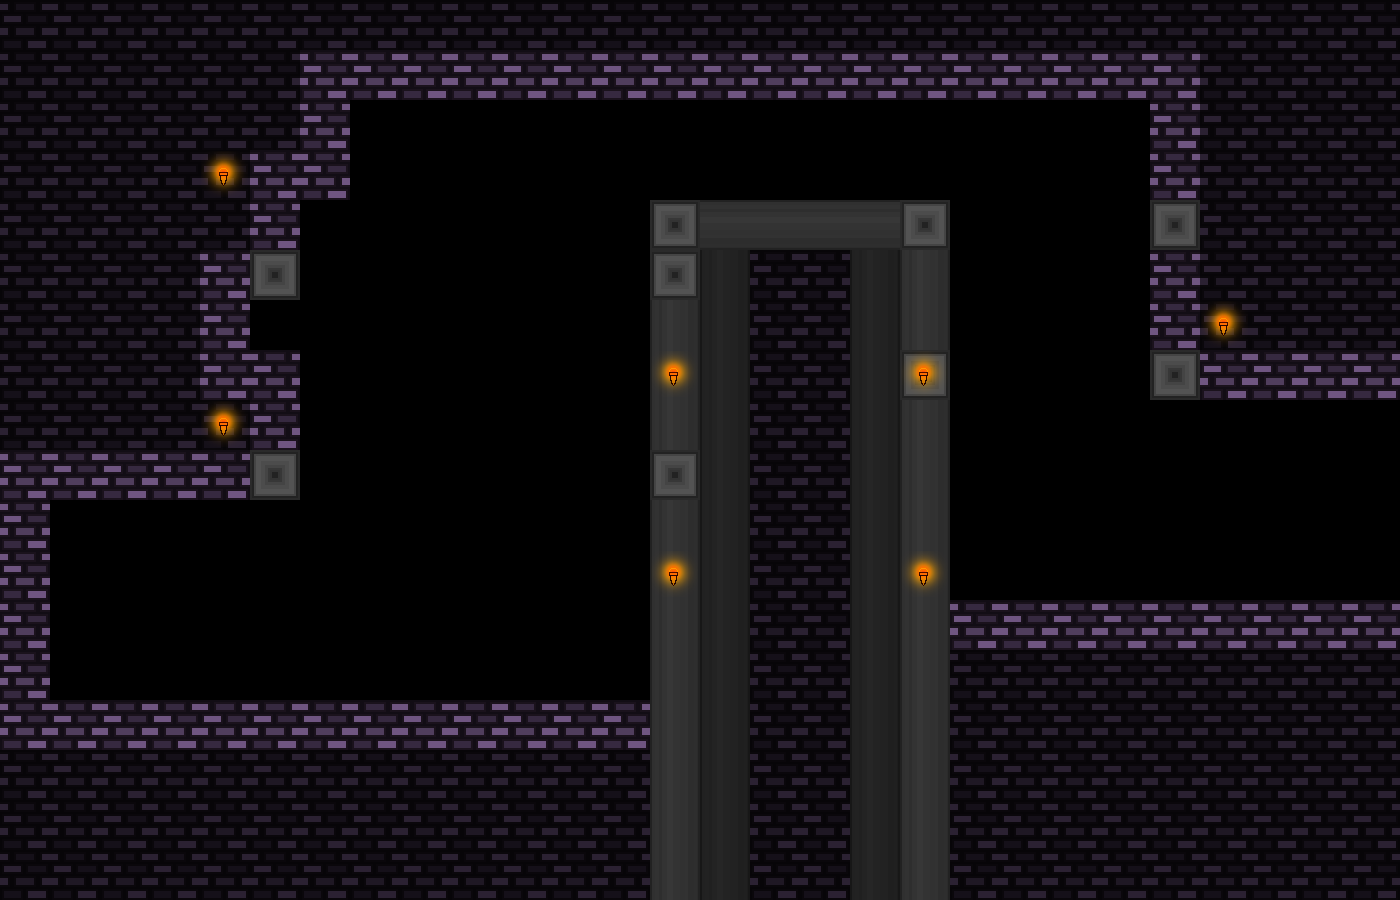

Below is a game level as drawn by its tile map, then a one-line description and the .tmx that defines it (tile-layer data replaced by summaries):
An orthogonal 28x18 tile map with 50x50 px tiles, 3 tile layers (tiles-main, tiles-deco, tiles-deco2), 7 tilesets and 42 objects (23x laser, 7x light, 5x warp, 4x spike, trampoline, ...).

<map version="1.10" tiledversion="1.11.2" orientation="orthogonal" renderorder="right-down" width="28" height="18" tilewidth="50" tileheight="50" infinite="0" nextlayerid="20" nextobjectid="499">
 <properties>
  <property name="songName" value="rain" />
 </properties>
 <tileset firstgid="1" source="ch1-tiles.tsx" />
 <tileset firstgid="81" source="../../textures/trampoline.tsx" />
 <tileset firstgid="84" source="../../textures/save.tsx" />
 <tileset firstgid="85" source="../../textures/spike.tsx" />
 <tileset firstgid="93" source="../../textures/laser.tsx" />
 <tileset firstgid="111" source="../../textures/light.tsx" />
 <tileset firstgid="112" source="../../textures/transition-tiles.tsx" />
 <layer id="1" name="tiles-main" width="28" height="18">
  <data>[504 cells, 102 non-empty, 4 distinct tile ids]</data>
 </layer>
 <layer id="5" name="tiles-deco" width="28" height="18">
  <data>[504 cells, 227 non-empty, 2 distinct tile ids]</data>
 </layer>
 <layer id="18" name="tiles-deco2" width="28" height="18">
  <data>[504 cells, 7 non-empty, 1 distinct tile ids]</data>
 </layer>
 <objectgroup id="16" name="falling">
  <properties>
   <property name="direction" value="down" />
  </properties>
  <object id="431" x="600" y="120" height="1.33333" />
 </objectgroup>
 <objectgroup id="13" name="platform" />
 <objectgroup id="14" name="light">
  <object id="474" name="light" gid="111" x="126" y="275" width="200" height="200" />
  <object id="475" name="light" gid="111" x="126" y="523" width="200" height="200" />
  <object id="477" name="light" gid="111" x="1127" y="424" width="200" height="200" />
  <object id="478" name="light" gid="111" x="829" y="676" width="200" height="200" />
  <object id="479" name="light" gid="111" x="825" y="471" width="200" height="200" />
  <object id="480" name="light" gid="111" x="576" y="474" width="200" height="200" />
  <object id="481" name="light" gid="111" x="574" y="673" width="200" height="200" />
 </objectgroup>
 <objectgroup id="7" name="trampoline">
  <object id="465" name="trampoline" gid="81" x="450" y="700" width="50" height="50" />
 </objectgroup>
 <objectgroup id="9" name="spike-normal">
  <object id="482" name="spike" gid="87" x="700" y="150" width="50" height="50">
   <properties>
    <property name="id" value="2" />
   </properties>
  </object>
  <object id="485" name="spike" gid="87" x="850" y="150" width="50" height="50">
   <properties>
    <property name="id" value="2" />
   </properties>
  </object>
  <object id="486" name="spike" gid="91" x="750" y="150" width="50" height="50">
   <properties>
    <property name="id" value="6" />
   </properties>
  </object>
  <object id="487" name="spike" gid="91" x="800" y="150" width="50" height="50">
   <properties>
    <property name="id" value="6" />
   </properties>
  </object>
 </objectgroup>
 <objectgroup id="8" name="save">
  <object id="467" name="save" gid="84" x="250" y="600" width="50" height="50" />
 </objectgroup>
 <objectgroup id="10" name="laser">
  <object id="436" name="laser" gid="93" x="950" y="250" width="50" height="50">
   <properties>
    <property name="direction" value="h" />
   </properties>
  </object>
  <object id="437" name="laser" gid="93" x="1000" y="250" width="50" height="50">
   <properties>
    <property name="direction" value="h" />
   </properties>
  </object>
  <object id="439" name="laser" gid="93" x="1050" y="400" width="50" height="50">
   <properties>
    <property name="direction" value="h" />
   </properties>
  </object>
  <object id="440" name="laser" gid="93" x="1100" y="400" width="50" height="50">
   <properties>
    <property name="direction" value="h" />
   </properties>
  </object>
  <object id="441" name="laser" gid="107" x="1000" y="400" width="50" height="50">
   <properties>
    <property name="direction" value="hoff" />
   </properties>
  </object>
  <object id="442" name="laser" gid="107" x="950" y="400" width="50" height="50">
   <properties>
    <property name="direction" value="hoff" />
   </properties>
  </object>
  <object id="443" name="laser" gid="107" x="1100" y="250" width="50" height="50">
   <properties>
    <property name="direction" value="hoff" />
   </properties>
  </object>
  <object id="451" name="laser" gid="93" x="350" y="500" width="50" height="50">
   <properties>
    <property name="direction" value="h" />
   </properties>
  </object>
  <object id="452" name="laser" gid="93" x="300" y="500" width="50" height="50">
   <properties>
    <property name="direction" value="h" />
   </properties>
  </object>
  <object id="454" name="laser" gid="93" x="550" y="500" width="50" height="50">
   <properties>
    <property name="direction" value="h" />
   </properties>
  </object>
  <object id="455" name="laser" gid="93" x="600" y="500" width="50" height="50">
   <properties>
    <property name="direction" value="h" />
   </properties>
  </object>
  <object id="456" name="laser" gid="93" x="450" y="300" width="50" height="50">
   <properties>
    <property name="direction" value="h" />
   </properties>
  </object>
  <object id="457" name="laser" gid="93" x="500" y="300" width="50" height="50">
   <properties>
    <property name="direction" value="h" />
   </properties>
  </object>
  <object id="458" name="laser" gid="93" x="600" y="300" width="50" height="50">
   <properties>
    <property name="direction" value="h" />
   </properties>
  </object>
  <object id="459" name="laser" gid="93" x="600" y="300" width="50" height="50">
   <properties>
    <property name="direction" value="h" />
   </properties>
  </object>
  <object id="460" name="laser" gid="93" x="550" y="300" width="50" height="50">
   <properties>
    <property name="direction" value="h" />
   </properties>
  </object>
  <object id="461" name="laser" gid="107" x="300" y="300" width="50" height="50">
   <properties>
    <property name="direction" value="hoff" />
   </properties>
  </object>
  <object id="462" name="laser" gid="107" x="350" y="300" width="50" height="50">
   <properties>
    <property name="direction" value="hoff" />
   </properties>
  </object>
  <object id="463" name="laser" gid="107" x="400" y="300" width="50" height="50">
   <properties>
    <property name="direction" value="hoff" />
   </properties>
  </object>
  <object id="464" name="laser" gid="107" x="450" y="500" width="50" height="50">
   <properties>
    <property name="direction" value="hoff" />
   </properties>
  </object>
  <object id="496" name="laser" gid="107" x="500" y="500" width="50" height="50">
   <properties>
    <property name="direction" value="hoff" />
   </properties>
  </object>
  <object id="497" name="laser" gid="107" x="400" y="500" width="50" height="50">
   <properties>
    <property name="direction" value="hoff" />
   </properties>
  </object>
  <object id="498" name="laser" gid="107" x="1050" y="250" width="50" height="50">
   <properties>
    <property name="direction" value="hoff" />
   </properties>
  </object>
 </objectgroup>
 <objectgroup id="11" name="bg">
  <properties>
   <property name="bgName" value="castleBG" />
  </properties>
 </objectgroup>
 <objectgroup id="19" name="warps">
  <object id="491" name="warp" gid="113" x="1350" y="450" width="50" height="50">
   <properties>
    <property name="direction" value="right" />
    <property name="target" value="map12" />
   </properties>
  </object>
  <object id="492" name="warp" gid="113" x="1350" y="550" width="50" height="50">
   <properties>
    <property name="direction" value="right" />
    <property name="target" value="map12" />
   </properties>
  </object>
  </objectgroup>
 <objectgroup id="12" name="mapEffect">
  <properties>
   <property name="effectType" value="none" />
  </properties>
 </objectgroup>
 <objectgroup id="15" name="music">
  <properties>
   <property name="songName" value="castle1" />
  </properties>
 </objectgroup>
</map>
<!-- 3 of 42 objects omitted -->
